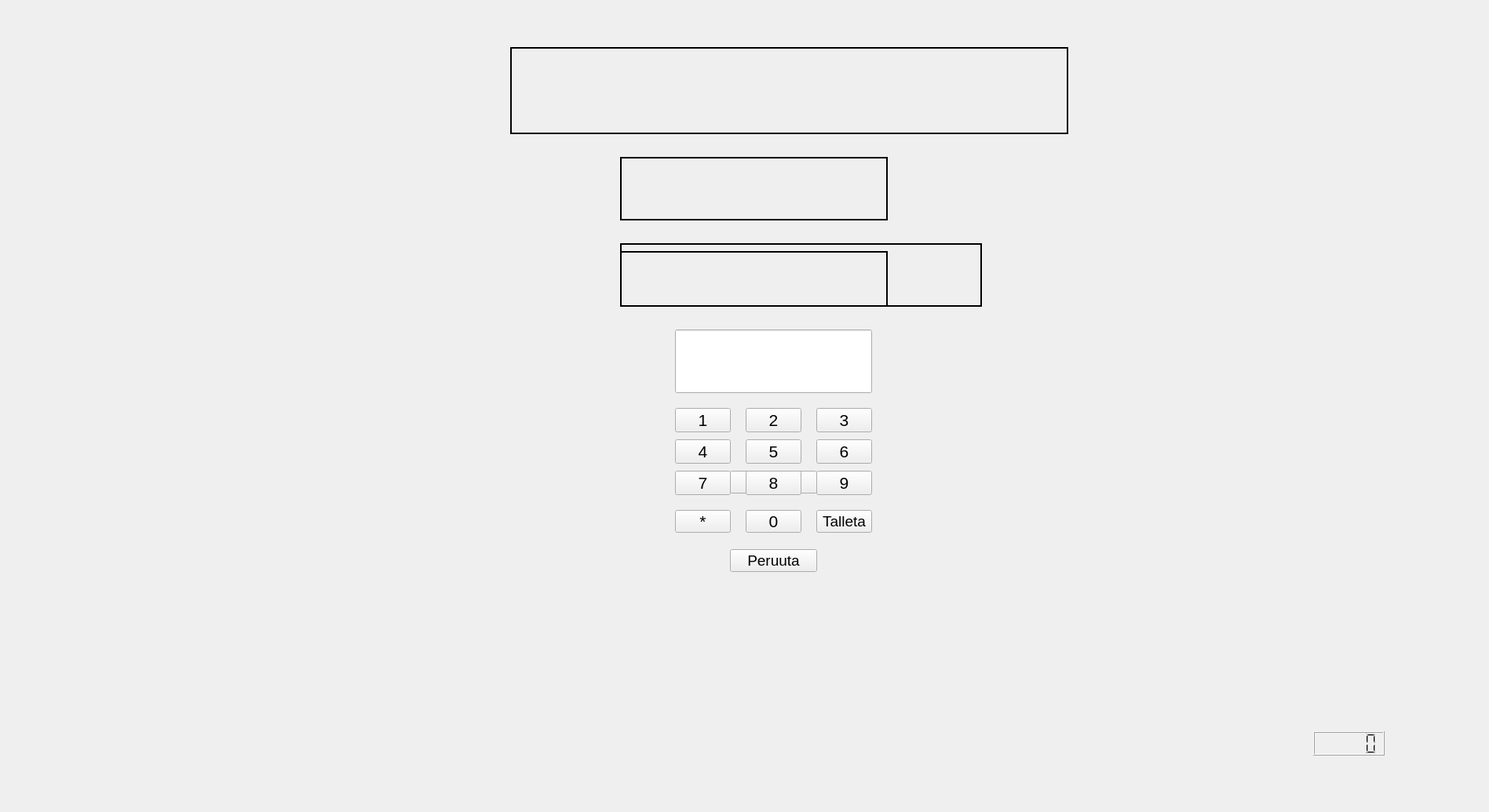
<?xml version="1.0" encoding="UTF-8"?>
<ui version="4.0">
 <class>talletusWindow</class>
 <widget class="QWidget" name="talletusWindow">
  <property name="geometry">
   <rect>
    <x>0</x>
    <y>0</y>
    <width>1897</width>
    <height>1035</height>
   </rect>
  </property>
  <property name="windowTitle">
   <string>Talletus</string>
  </property>
  <widget class="QLineEdit" name="lineEditMaara">
   <property name="geometry">
    <rect>
     <x>860</x>
     <y>420</y>
     <width>251</width>
     <height>81</height>
    </rect>
   </property>
   <property name="font">
    <font>
     <pointsize>16</pointsize>
    </font>
   </property>
  </widget>
  <widget class="QLabel" name="talletusLabel">
   <property name="geometry">
    <rect>
     <x>790</x>
     <y>310</y>
     <width>461</width>
     <height>81</height>
    </rect>
   </property>
   <property name="font">
    <font>
     <pointsize>24</pointsize>
    </font>
   </property>
   <property name="frameShape">
    <enum>QFrame::Panel</enum>
   </property>
   <property name="lineWidth">
    <number>2</number>
   </property>
   <property name="text">
    <string/>
   </property>
  </widget>
  <widget class="QPushButton" name="talletaButton">
   <property name="geometry">
    <rect>
     <x>1040</x>
     <y>650</y>
     <width>71</width>
     <height>29</height>
    </rect>
   </property>
   <property name="font">
    <font>
     <pointsize>14</pointsize>
    </font>
   </property>
   <property name="text">
    <string>Talleta</string>
   </property>
  </widget>
  <widget class="QPushButton" name="peruutaButton">
   <property name="geometry">
    <rect>
     <x>930</x>
     <y>700</y>
     <width>111</width>
     <height>29</height>
    </rect>
   </property>
   <property name="font">
    <font>
     <pointsize>14</pointsize>
    </font>
   </property>
   <property name="text">
    <string>Peruuta</string>
   </property>
  </widget>
  <widget class="QLabel" name="saldoLabel">
   <property name="geometry">
    <rect>
     <x>790</x>
     <y>320</y>
     <width>341</width>
     <height>71</height>
    </rect>
   </property>
   <property name="font">
    <font>
     <pointsize>16</pointsize>
    </font>
   </property>
   <property name="frameShape">
    <enum>QFrame::Panel</enum>
   </property>
   <property name="lineWidth">
    <number>2</number>
   </property>
   <property name="text">
    <string/>
   </property>
  </widget>
  <widget class="QLabel" name="summaLabel">
   <property name="geometry">
    <rect>
     <x>790</x>
     <y>200</y>
     <width>341</width>
     <height>81</height>
    </rect>
   </property>
   <property name="font">
    <font>
     <pointsize>16</pointsize>
    </font>
   </property>
   <property name="frameShape">
    <enum>QFrame::Panel</enum>
   </property>
   <property name="lineWidth">
    <number>2</number>
   </property>
   <property name="text">
    <string/>
   </property>
  </widget>
  <widget class="QPushButton" name="pushButton_1">
   <property name="geometry">
    <rect>
     <x>860</x>
     <y>520</y>
     <width>71</width>
     <height>31</height>
    </rect>
   </property>
   <property name="font">
    <font>
     <pointsize>16</pointsize>
    </font>
   </property>
   <property name="text">
    <string>1</string>
   </property>
  </widget>
  <widget class="QPushButton" name="pushButton_2">
   <property name="geometry">
    <rect>
     <x>950</x>
     <y>520</y>
     <width>71</width>
     <height>31</height>
    </rect>
   </property>
   <property name="font">
    <font>
     <pointsize>16</pointsize>
    </font>
   </property>
   <property name="text">
    <string>2</string>
   </property>
  </widget>
  <widget class="QPushButton" name="pushButton_3">
   <property name="geometry">
    <rect>
     <x>1040</x>
     <y>520</y>
     <width>71</width>
     <height>31</height>
    </rect>
   </property>
   <property name="font">
    <font>
     <pointsize>16</pointsize>
    </font>
   </property>
   <property name="text">
    <string>3</string>
   </property>
  </widget>
  <widget class="QPushButton" name="pushButton_4">
   <property name="geometry">
    <rect>
     <x>860</x>
     <y>560</y>
     <width>71</width>
     <height>31</height>
    </rect>
   </property>
   <property name="font">
    <font>
     <pointsize>16</pointsize>
    </font>
   </property>
   <property name="text">
    <string>4</string>
   </property>
  </widget>
  <widget class="QPushButton" name="pushButton_5">
   <property name="geometry">
    <rect>
     <x>950</x>
     <y>560</y>
     <width>71</width>
     <height>31</height>
    </rect>
   </property>
   <property name="font">
    <font>
     <pointsize>16</pointsize>
    </font>
   </property>
   <property name="text">
    <string>5</string>
   </property>
  </widget>
  <widget class="QPushButton" name="pushButton_6">
   <property name="geometry">
    <rect>
     <x>1040</x>
     <y>560</y>
     <width>71</width>
     <height>31</height>
    </rect>
   </property>
   <property name="font">
    <font>
     <pointsize>16</pointsize>
    </font>
   </property>
   <property name="text">
    <string>6</string>
   </property>
  </widget>
  <widget class="QPushButton" name="pushButton_7">
   <property name="geometry">
    <rect>
     <x>860</x>
     <y>600</y>
     <width>71</width>
     <height>31</height>
    </rect>
   </property>
   <property name="font">
    <font>
     <pointsize>16</pointsize>
    </font>
   </property>
   <property name="text">
    <string>7</string>
   </property>
  </widget>
  <widget class="QPushButton" name="pushButton_8">
   <property name="geometry">
    <rect>
     <x>950</x>
     <y>600</y>
     <width>71</width>
     <height>31</height>
    </rect>
   </property>
   <property name="font">
    <font>
     <pointsize>16</pointsize>
    </font>
   </property>
   <property name="text">
    <string>8</string>
   </property>
  </widget>
  <widget class="QPushButton" name="pushButton_9">
   <property name="geometry">
    <rect>
     <x>1040</x>
     <y>600</y>
     <width>71</width>
     <height>31</height>
    </rect>
   </property>
   <property name="font">
    <font>
     <pointsize>16</pointsize>
    </font>
   </property>
   <property name="text">
    <string>9</string>
   </property>
  </widget>
  <widget class="QPushButton" name="pushButton_0">
   <property name="geometry">
    <rect>
     <x>950</x>
     <y>650</y>
     <width>71</width>
     <height>29</height>
    </rect>
   </property>
   <property name="font">
    <font>
     <pointsize>16</pointsize>
    </font>
   </property>
   <property name="text">
    <string>0</string>
   </property>
  </widget>
  <widget class="QLCDNumber" name="timer">
   <property name="geometry">
    <rect>
     <x>1673</x>
     <y>932</y>
     <width>91</width>
     <height>31</height>
    </rect>
   </property>
  </widget>
  <widget class="QPushButton" name="pyyhiButton">
   <property name="geometry">
    <rect>
     <x>860</x>
     <y>650</y>
     <width>71</width>
     <height>29</height>
    </rect>
   </property>
   <property name="font">
    <font>
     <pointsize>16</pointsize>
    </font>
   </property>
   <property name="text">
    <string>*</string>
   </property>
  </widget>
  <widget class="QPushButton" name="kuittiButton">
   <property name="geometry">
    <rect>
     <x>930</x>
     <y>600</y>
     <width>111</width>
     <height>29</height>
    </rect>
   </property>
   <property name="font">
    <font>
     <pointsize>14</pointsize>
    </font>
   </property>
   <property name="text">
    <string>Kuitti</string>
   </property>
  </widget>
  <widget class="QLabel" name="labelOmistaja">
   <property name="geometry">
    <rect>
     <x>650</x>
     <y>60</y>
     <width>711</width>
     <height>111</height>
    </rect>
   </property>
   <property name="font">
    <font>
     <family>Segoe UI</family>
     <pointsize>24</pointsize>
    </font>
   </property>
   <property name="frameShape">
    <enum>QFrame::Panel</enum>
   </property>
   <property name="lineWidth">
    <number>2</number>
   </property>
   <property name="text">
    <string/>
   </property>
  </widget>
  <zorder>saldoLabel</zorder>
  <zorder>kuittiButton</zorder>
  <zorder>lineEditMaara</zorder>
  <zorder>talletusLabel</zorder>
  <zorder>talletaButton</zorder>
  <zorder>peruutaButton</zorder>
  <zorder>summaLabel</zorder>
  <zorder>pushButton_1</zorder>
  <zorder>pushButton_2</zorder>
  <zorder>pushButton_3</zorder>
  <zorder>pushButton_4</zorder>
  <zorder>pushButton_5</zorder>
  <zorder>pushButton_6</zorder>
  <zorder>pushButton_7</zorder>
  <zorder>pushButton_8</zorder>
  <zorder>pushButton_9</zorder>
  <zorder>pushButton_0</zorder>
  <zorder>pyyhiButton</zorder>
  <zorder>timer</zorder>
  <zorder>labelOmistaja</zorder>
 </widget>
 <resources/>
 <connections/>
</ui>
